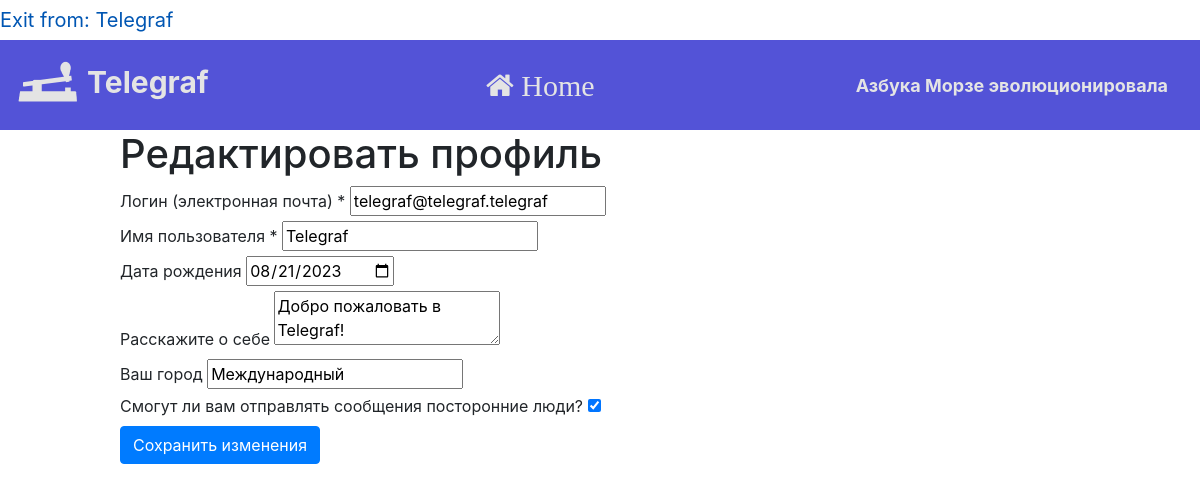
The app's page /edit_profile (signed in) with its own data.
### data/users.py (models this page shows, shortened)
class User(SqlAlchemyBase, UserMixin, SerializerMixin):
    __tablename__ = 'users'
    id = sqlalchemy.Column(sqlalchemy.Integer,
                           primary_key=True, autoincrement=True)
    username = sqlalchemy.Column(sqlalchemy.String)
    bdate = sqlalchemy.Column(sqlalchemy.Date)
    descript = sqlalchemy.Column(sqlalchemy.String)
    friends = sqlalchemy.Column(sqlalchemy.String, default='')
    city = sqlalchemy.Column(sqlalchemy.String)
    email = sqlalchemy.Column(sqlalchemy.String, unique=True)
    last_online = sqlalchemy.Column(sqlalchemy.DateTime,
                                    default=datetime.datetime.now())
    free_chat = sqlalchemy.Column(sqlalchemy.Boolean)
    hashed_password = sqlalchemy.Column(sqlalchemy.String, nullable=True)
    is_verified = sqlalchemy.Column(sqlalchemy.Boolean, default=False)
    is_blocked = sqlalchemy.Column(sqlalchemy.Boolean, default=False)
    block_reason = sqlalchemy.Column(sqlalchemy.String)

### server.py (the view, shortened to what this page needs)
@app.route('/edit_profile', methods=['GET', 'POST'])
def edit_profile():
    if not current_user.is_authenticated or current_user.is_blocked:
        redirect('/login')
    agent = request.headers.get('User-Agent')
    is_mobile = ('iphone' or 'android' or 'blackberry') in agent.lower()
    db_sess = db_session.create_session()
    current_user.last_online = datetime.datetime.now()
    db_sess.merge(current_user)
    db_sess.commit()
    form = EditProfileForm()
    if request.method == 'GET':
        form.username.data = current_user.username
        form.bdate.data = current_user.bdate
        form.descript.data = current_user.descript
        form.city.data = current_user.city
        form.email.data = current_user.email
        form.free_chat.data = current_user.free_chat
    return render_template('edit_profile.html', is_mobile=is_mobile, title=f'Редактировать профиль', form=form);

### data/edit_profile_form.py
class EditProfileForm(FlaskForm):
    email = EmailField('Логин (электронная почта) *', validators=[DataRequired()])
    username = StringField('Имя пользователя *', validators=[DataRequired()])
    bdate = DateField('Дата рождения')
    descript = TextAreaField('Расскажите о себе')
    city = StringField('Ваш город')
    free_chat = BooleanField('Смогут ли вам отправлять сообщения посторонние люди?')
    submit = SubmitField('Сохранить изменения')

### data/db_session.py (called while the page is built)
def create_session() -> Session:
    global __factory
    return __factory()

### server.py (called while the page is built)
@login_manager.user_loader
def load_user(user_id):
    db_sess = db_session.create_session()
    return db_sess.query(User).get(user_id)

### templates/edit_profile.html (shortened to what this page needs)
{% extends "base.html" %}
{% block content %}
<h1>{{title}}</h1>
<form action="" method="post">
    {% for field in form if field.name != 'csrf_token' and field.name != 'submit' %}
    <div>
        {{ field.label() }}
        {{ field() }}
    </div>
    {% endfor %}
    <p>{{ form.submit(type="submit", class="btn btn-primary") }}</p>
</form>
{% endblock %}

### templates/base.html (shortened to what this page needs)
<!doctype html>
<html lang="en">
<head>
    <link rel="stylesheet"
          href="https://stackpath.bootstrapcdn.com/bootstrap/4.4.1/css/bootstrap.min.css"
>
    <link rel="stylesheet" href="https://maxcdn.bootstrapcdn.com/font-awesome/4.5.0/css/font-awesome.min.css">
</head>
<body>
    <nav>
        {% if current_user.is_authenticated %}
        <a class="navbar-brand" href="/logout">Exit from: {{ current_user.username }}</a>
        {% else %}
        <p>
            <a class="btn btn-primary " href="/register">Зарегистрироваться</a>
            <a class="btn btn-success" href="/login">Войти</a>
        </p>
        {% endif %}
    </nav>
    <header>
        <nav class="navbar navbar-light mainbar">
            {% if is_mobile %}
            <a class="navbar-brand" style="font-size: 30px; color: #e4e4e4; font-weight: bold;" href="#"><img src="{{url_for('static', filename='images/t2.png')}}" height="64" width="64">  Telegraf</a>
            <a style="font-size: 30px; color: #e4e4e4; font-weight: bold;" href="/"><i class="fa fa-home" aria-hidden="true"></i></a>
            {% else %}
            <a class="navbar-brand" style="font-size: 30px; color: #e4e4e4; font-weight: bold;" href="#"><img src="{{url_for('static', filename='images/t2.png')}}" height="64" width="64">  Telegraf</a>
            <a style="font-size: 30px; color: #e4e4e4; font-weight: bold;" href="/"><i class="fa fa-home" aria-hidden="true"> Home</i></a>
            <a class="navbar-brand" style="font-size: 18px; color: #e4e4e4; font-weight: bold;" href="#">Азбука Морзе эволюционировала</a>
            {% endif %}
        </nav>
    </header>
    <main role="main" class="my-container">
        {% block content %}{% endblock %}
    </main>
</body>
</html>

### records on screen
User: username "Telegraf", email "telegraf@telegraf.telegraf" "Telegraf" "08/21/2023" "Добро пожаловать в Telegraf!" "Международный" "☑"

### other values on screen
{{ title }} "Редактировать профиль"
{{ field.label() }} "Логин (электронная почта) *" "Имя пользователя *" "Дата рождения" "Расскажите о себе" "Ваш город" "Смогут ли вам отправлять сообщения посторонние люди?"
